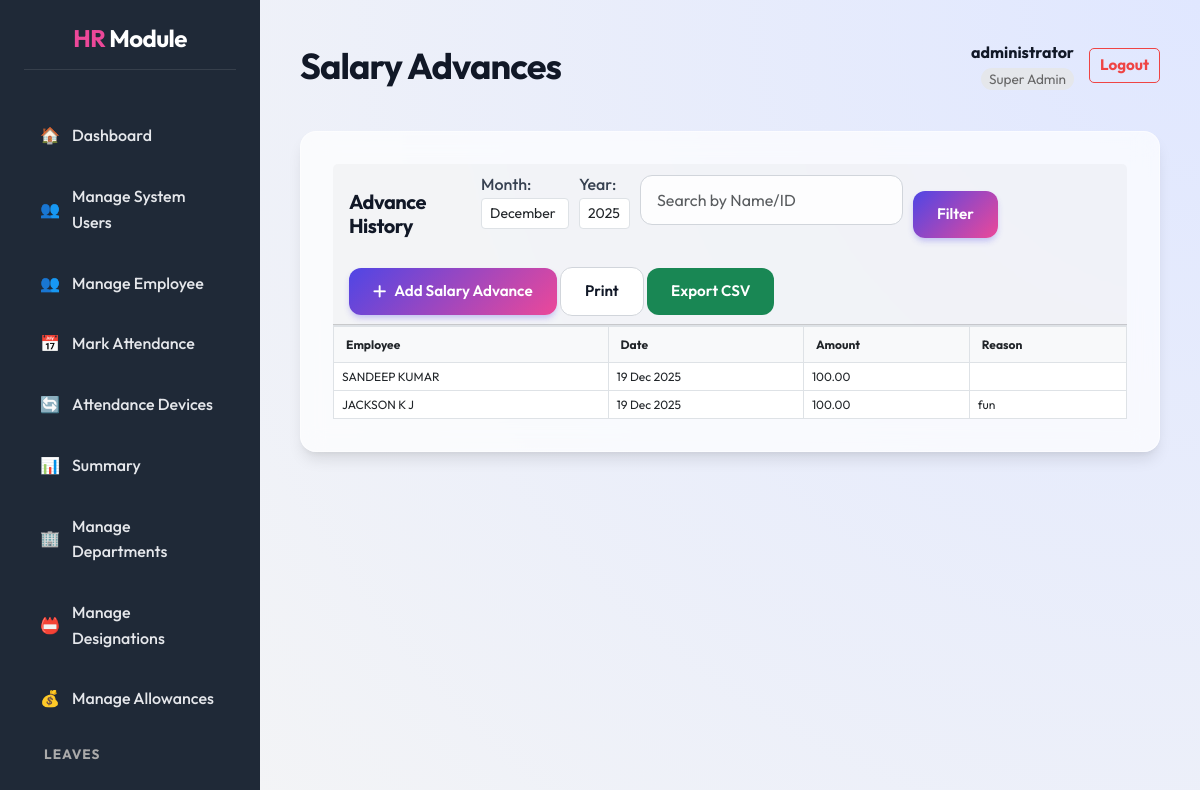
The page /salary/advance/ (signed in) on the database as committed earlier.
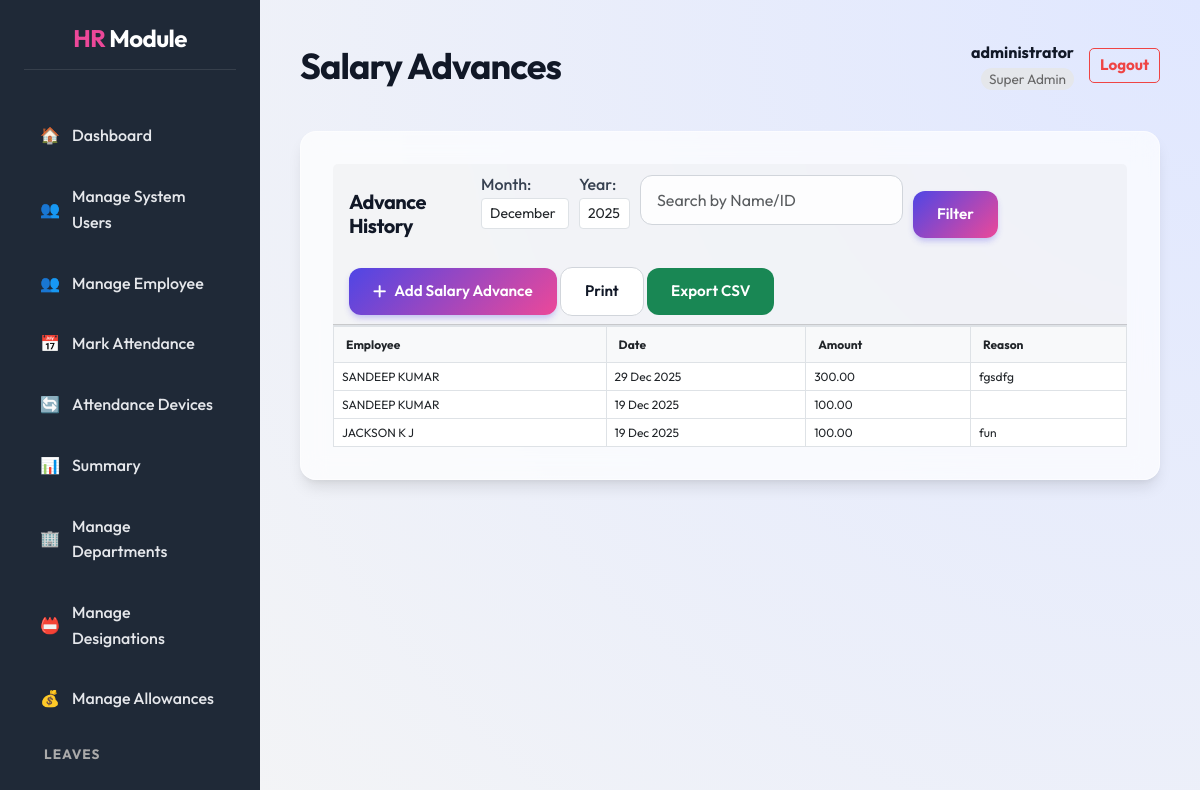
The same page on the database as committed later.
### core/models.py (models this page shows, shortened)
class SalaryAdvance(models.Model):
    employee = models.ForeignKey(Employee, on_delete=models.CASCADE)
    date = models.DateField()
    amount = models.DecimalField(max_digits=10, decimal_places=2)
    reason = models.TextField(blank=True, null=True)

class Employee(models.Model):
    user = models.OneToOneField(User, on_delete=models.SET_NULL, null=True, blank=True, related_name='employee_profile')
    GENDER_CHOICES = [
        ('M', 'Male'),
        ('F', 'Female'),
        ('O', 'Other'),
    ]
    EMPLOYMENT_TYPE_CHOICES = [
        ('Permanent', 'Permanent'),
        ('Trainee', 'Trainee'),
        ('Contract', 'Contract'),
        ('Daily Wages', 'Daily Wages'),
        ('Internship', 'Internship'),
        ('Part-Time', 'Part-Time'),
        ('Full-Time', 'Full-Time'),
    ]
    employee_code = models.CharField(max_length=20, unique=True, default=0)
    full_name = models.CharField(max_length=255, default='')
    address = models.TextField(default='')
    date_of_birth = models.DateField(null=True, blank=True, default=None)
    contact_number = models.CharField(max_length=15, default='')
    aadhar_number = models.CharField(max_length=12, default='')
    sex = models.CharField(max_length=1, choices=GENDER_CHOICES, null=True, blank=True, default=None)
    nationality = models.CharField(max_length=50, default='')
    state = models.CharField(max_length=50, default='')
    joining_date = models.DateField(default=datetime.date.today)
    department = models.ForeignKey(Department, on_delete=models.SET_NULL, null=True, blank=True)
    designation = models.ForeignKey(Designation, on_delete=models.SET_NULL, null=True, blank=True)
    previous_experience = models.TextField(default='')
    employment_type = models.CharField(max_length=20, choices=EMPLOYMENT_TYPE_CHOICES, default='Permanent')
    basic_salary = models.DecimalField(max_digits=10, decimal_places=2, default=0.00)
    allowances = models.ManyToManyField(Allowance, through='EmployeeAllowance', blank=True)
    pf_number = models.CharField(max_length=50, blank=True, null=True)
    esi_number = models.CharField(max_length=50, blank=True, null=True)
    def __str__(self):
        return f"{self.full_name} ({self.employee_code})"

### core/views.py (the view)
# urls.py: path('salary/advance/', views.salary_advance_list, name='salary_advance_list'),
@hr_required
def salary_advance_list(request):
    employees = Employee.objects.all()
    current_date = datetime.date.today()
    selected_month = int(request.GET.get('month', current_date.month))
    selected_year = int(request.GET.get('year', current_date.year))
    advances = SalaryAdvance.objects.filter(
        date__month=selected_month,
        date__year=selected_year
    )
    search_query = request.GET.get('search', '')
    if search_query:
        from django.db.models import Q
        advances = advances.filter(
            Q(employee__full_name__icontains=search_query) |
            Q(employee__employee_code__icontains=search_query)
        )
    advances = advances.order_by('-date')
    if request.method == 'POST':
        form = SalaryAdvanceForm(request.POST)
        if form.is_valid():
            form.save()
            messages.success(request, "Salary Advance added successfully")
            return redirect('salary_advance_list')
    else:
        form = SalaryAdvanceForm()
    context = {
        'advances': advances,
        'employees': employees,
        'form': form,
        'selected_month': selected_month,
        'selected_year': selected_year,
        'months': list(enumerate(calendar.month_name))[1:],
        'years': range(current_date.year - 2, current_date.year + 3),
        'search_query': search_query
    }
    return render(request, 'core/salary_advance_list.html', context)

### core/templates/core/salary_advance_list.html (shortened to what this page needs)
{% extends 'core/dashboard_base.html' %}
{% block page_title %}Salary Advances{% endblock %}
{% block dashboard_content %}
<link href="https://cdn.jsdelivr.net/npm/select2@4.1.0-rc.0/dist/css/select2.min.css" rel="stylesheet" />
<div class="row">
    <div class="col-md-12">
        <div class="card">
            <div class="card-header d-flex justify-content-between align-items-center"
                style="flex-wrap: wrap; gap: 10px;">
                <div class="d-flex align-items-center gap-3">
                    <h5 class="mb-0">Advance History</h5>
                    <form method="get" class="form-inline" style="display: flex; gap: 10px; align-items: center;">
                        <label>Month:
                            <select name="month" class="form-control form-control-sm ml-2">
                                {% for m_num, m_name in months %}
                                {% if m_num == selected_month %}
                                <option value="{{ m_num }}" selected>{{ m_name }}</option>
                                {% else %}
                                <option value="{{ m_num }}">{{ m_name }}</option>
                                {% endif %}
                                {% endfor %}
                            </select>
                        </label>
                        <label>Year:
                            <select name="year" class="form-control form-control-sm ml-2">
                                {% for y in years %}
                                {% if y == selected_year %}
                                <option value="{{ y }}" selected>{{ y }}</option>
                                {% else %}
                                <option value="{{ y }}">{{ y }}</option>
                                {% endif %}
                                {% endfor %}
                            </select>
                        </label>
                        <label>
                            <input type="text" name="search" class="form-control form-control-sm ml-2"
                                placeholder="Search by Name/ID" value="{{ search_query }}">
                        </label>
                        <button type="submit" class="btn btn-primary btn-sm">Filter</button>
                    </form>
                </div>
                <div>
                    <button type="button" class="btn btn-primary btn-sm mr-2" data-bs-toggle="modal"
                        data-bs-target="#addAdvanceModal">
                        <i class="fas fa-plus"></i> Add Salary Advance
                    </button>
                    <button type="button" class="btn btn-secondary btn-sm mr-2" onclick="window.print()">Print</button>
                    <a href="{% url 'export_salary_advances_csv' %}?month={{ selected_month }}&year={{ selected_year }}"
                        class="btn btn-success btn-sm">Export CSV</a>
                </div>
            </div>
            <div class="card-body p-0">
                <div class="spreadsheet-container">
                    <table class="table table-bordered table-hover spreadsheet-table">
                        <thead>
                            <tr>
                                <th>Employee</th>
                                <th>Date</th>
                                <th>Amount</th>
                                <th>Reason</th>
                            </tr>
                        </thead>
                        <tbody>
                            {% for adv in advances %}
                            <tr>
                                <td>{{ adv.employee.full_name }}</td>
                                <td>{{ adv.date|date:"d M Y" }}</td>
                                <td>{{ adv.amount }}</td>
                                <td>{{ adv.reason }}</td>
                            </tr>
                            {% empty %}
                            <tr>
                                <td colspan="4" class="text-center p-3">No advances recorded.</td>
                            </tr>
                            {% endfor %}
                        </tbody>
                    </table>
                </div>
            </div>
        </div>
    </div>
</div>
{% endblock %}

### core/templates/core/dashboard_base.html (shortened to what this page needs)
{% extends 'core/base.html' %}
{% load static %}
{% block content %}
<div class="dashboard-layout">
    <div class="sidebar">
        <h2><span style="color: var(--secondary-color);">HR</span> Module</h2>
        <ul>
            <li><a href="{% url 'dashboard' %}"
                    class="{% if request.resolver_match.url_name == 'dashboard' %}active{% endif %}">
                    <span>🏠</span> Dashboard
                </a></li>
            {% if user.is_superuser or user.hrprofile.role == 0 %}
            <li><a href="{% url 'manage_hrs' %}"
                    class="{% if 'manage_hr' in request.resolver_match.url_name %}active{% endif %}">
                    <span>👥</span> Manage System Users
                </a></li>
            {% endif %}
            <li><a href="{% url 'employee_list' %}"
                    class="{% if request.resolver_match.url_name == 'employee_list' %}active{% endif %}">
                    <span>👥</span> Manage Employee
                </a></li>
            <li><a href="{% url 'attendance_mark' %}"
                    class="{% if request.resolver_match.url_name == 'attendance_mark' %}active{% endif %}">
                    <span>📅</span> Mark Attendance
                </a></li>
            <li><a href="{% url 'device_list' %}"
                    class="{% if request.resolver_match.url_name == 'device_list' %}active{% endif %}">
                    <span>🔄</span> Attendance Devices
                </a></li>
            <li><a href="{% url 'summary' %}"
                    class="{% if request.resolver_match.url_name == 'summary' %}active{% endif %}">
                    <span>📊</span> Summary
                </a></li>
            <li><a href="{% url 'department_list' %}"
                    class="{% if request.resolver_match.url_name == 'department_list' %}active{% endif %}">
                    <span>🏢</span> Manage Departments
                </a></li>
            <li><a href="{% url 'designation_list' %}"
                    class="{% if request.resolver_match.url_name == 'designation_list' %}active{% endif %}">
                    <span>📛</span> Manage Designations
                </a></li>
            <li><a href="{% url 'allowance_list' %}"
                    class="{% if request.resolver_match.url_name == 'allowance_list' %}active{% endif %}">
                    <span>💰</span> Manage Allowances
                </a></li>
            <li>
                <div
                    style="padding: 10px 20px; font-size: 0.85em; color: #aaa; text-transform: uppercase; font-weight: bold; letter-spacing: 1px;">
                    Leaves</div>
            </li>
            <li><a href="{% url 'leave_calendar' %}"
                    class="{% if request.resolver_match.url_name == 'leave_calendar' %}active{% endif %}">
                </a></li>
    </div>
    <div class="main-content">
        <div class="main-content-header" style="justify-content: space-between; display: flex; align-items: center;">
            <h1 style="margin: 0;">{% block page_title %}{% endblock %}</h1>
            <div class="user-info" style="display: flex; align-items: center; gap: 15px;">
                <div style="text-align: right;">
                    <span style="display: block; font-weight: bold;">{{ user.username }}</span>
                    <span
                        style="font-size: 0.85em; color: #666; background: #e5e7eb; padding: 2px 8px; border-radius: 12px;">
                        {% if user.is_superuser %}Super Admin
                        {% elif user.hrprofile.role == 0 %}Administrator
                        {% elif user.hrprofile.role == 1 %}HR Manager
                        {% elif user.hrprofile.role == 2 %}Employee
                        {% else %}User
                        {% endif %}
                    </span>
                </div>
                <a href="{% url 'logout' %}" class="btn btn-sm btn-outline-danger"
                    style="text-decoration: none; padding: 5px 10px; border: 1px solid #ef4444; color: #ef4444; border-radius: 5px; font-weight: bold;">Logout</a>
            </div>
        </div>
        {% block dashboard_content %}{% endblock %}
    </div>
</div>
{% endblock %}

### core/templates/core/base.html (shortened to what this page needs)
{% load static %}
<!DOCTYPE html>
<html lang="en">
<head>
    <link href="https://cdn.jsdelivr.net/npm/bootstrap@5.3.0/dist/css/bootstrap.min.css" rel="stylesheet">
    <link href="https://cdnjs.cloudflare.com/ajax/libs/font-awesome/6.0.0/css/all.min.css" rel="stylesheet">
    <link rel="stylesheet" href="{% static 'core/style.css' %}">
</head>
<body>
    {% block content %}{% endblock %}
</body>
</html>

Rows that differ between the two databases and show on the page:
added SalaryAdvance: employee.full_name "SANDEEP KUMAR", date "29 Dec 2025", amount "300.00", reason "fgsdfg"
